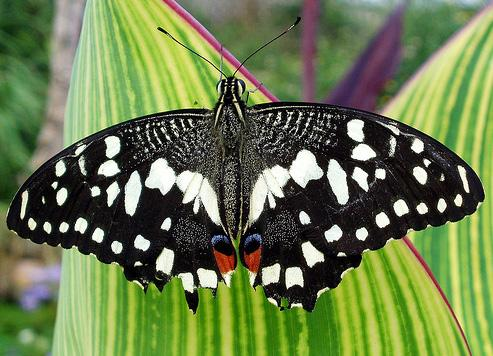
#> input picture semana_09_3_imagen_matriz_pixeles/python/data/imagen_test.jpg, 493 x 356 px, found by its file name
$ jupyter execute semana_09_3_imagen_matriz_pixeles.ipynb   (shell and % lines are left out)
#> lines starting #> are read from the running program, lines starting #| are printed output that depends on the picture; after the words box and inside, x2 and y2 are one past the last pixel; in counts of white or black regions, pixels touching at a corner belong together
[cell 1]
import cv2
import numpy as np
import matplotlib.pyplot as plt
from google.colab.patches import cv2_imshow

[cell 2]
# Cargar imagen
img = cv2.imread('imagen_test.jpg')
#> img is the input picture: shape (356, 493, 3); mean B, G, R 77.2, 123.6, 107

# Ver dimensiones (Alto, Ancho, Canales)
print(f"Dimensiones de la matriz: {img.shape}")
#| Dimensiones de la matriz: (356, 493, 3)
print(f"Valor del píxel en (0,0): {img[0, 0]}") # Muestra los valores [B, G, R]
#| Valor del píxel en (0,0): [47 88 50]

# Mostrar imagen original
cv2_imshow(img)

[cell 3]
# Separar canales BGR
b, g, r = cv2.split(img)
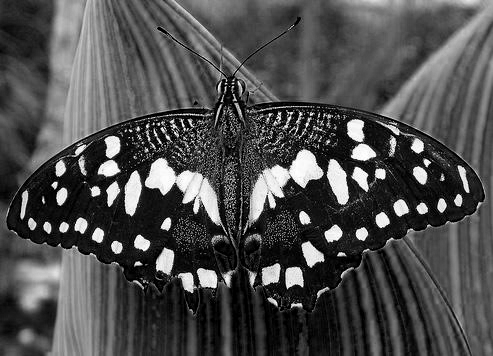
#> b: shape (356, 493); min 0, max 255, mean 77.2
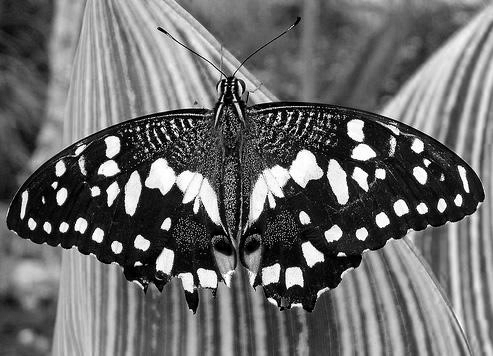
#> r: shape (356, 493); min 0, max 255, mean 107

# Convertir a HSV (Hue, Saturation, Value)
hsv = cv2.cvtColor(img, cv2.COLOR_BGR2HSV)
#> hsv: shape (356, 493, 3); mean H, S, V 56.2, 104.6, 127.3
h, s, v = cv2.split(hsv)
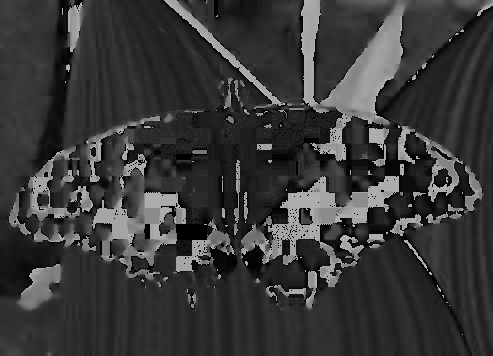
#> h: shape (356, 493); min 0, max 179, mean 56.2
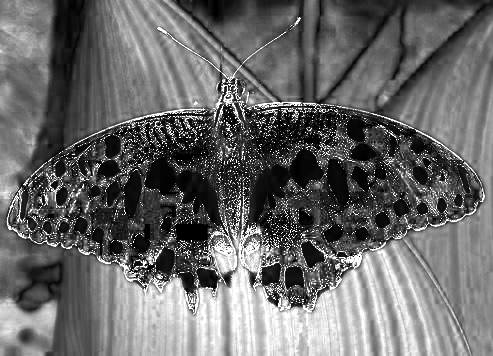
#> s: shape (356, 493); min 0, max 255, mean 104.6
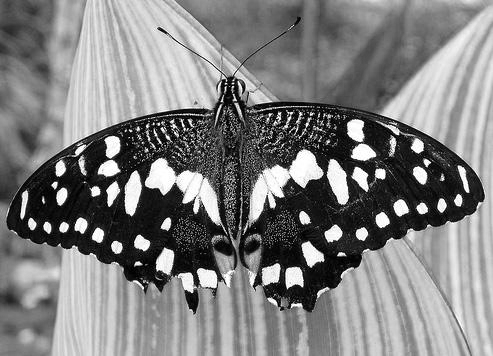
#> v: shape (356, 493); min 0, max 255, mean 127.3

# Visualizar con Matplotlib para comparar
plt.figure(figsize=(15, 5))
plt.subplot(1, 3, 1); plt.imshow(r, cmap='Reds'); plt.title('Canal Rojo')
plt.subplot(1, 3, 2); plt.imshow(g, cmap='Greens'); plt.title('Canal Verde')
plt.subplot(1, 3, 3); plt.imshow(b, cmap='Blues'); plt.title('Canal Azul')
plt.show()

[cell 4]
img_mod = img.copy()

# A. Cambiar color de un área rectangular (Azul en BGR: [255, 0, 0])
# Sintaxis: img[y1:y2, x1:x2]
img_mod[20:100, 20:150] = [255, 0, 0]
#> img_mod: shape (356, 493, 3); 5.93% of pixels changed, all inside (x1, y1, x2, y2) = (20, 20, 150, 100)

# B. Sustituir una región por otra (Copy-Paste)
region_interes = img[50:150, 200:300].copy()
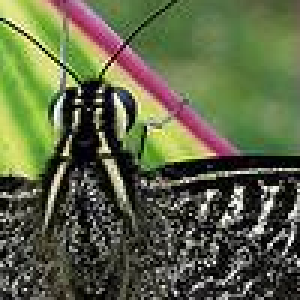
#> region_interes: shape (100, 100, 3) (shown 3 times larger); mean B, G, R 70.5, 101.8, 94.2
img_mod[150:250, 50:150] = region_interes
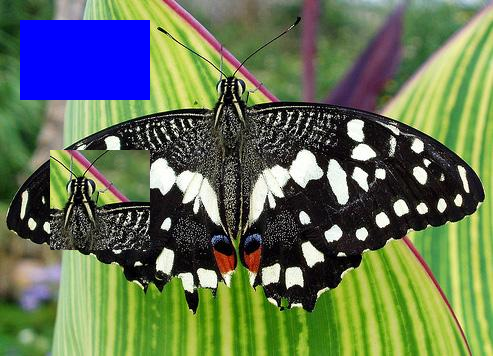
#> img_mod: shape (356, 493, 3); mean B, G, R 85.9, 115.3, 100.2

print("Imagen Modificada:")
cv2_imshow(img_mod)

[cell 5]
# Calcular histograma para cada canal
color = ('b', 'g', 'r')
plt.figure(figsize=(8, 5))

for i, col in enumerate(color):
    hist = cv2.calcHist([img], [i], None, [256], [0, 256])
    plt.plot(hist, color=col)
    plt.xlim([0, 256])

plt.title('Histograma de Colores')
plt.xlabel('Intensidad de Píxel')
plt.ylabel('Frecuencia')
plt.show()
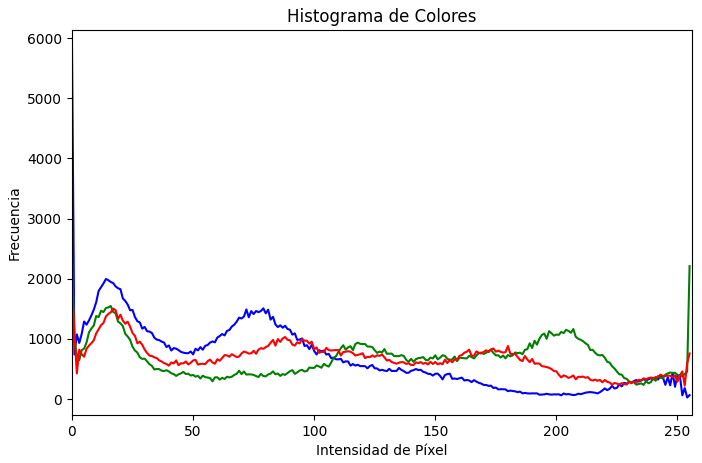
#> figure drawn by matplotlib, 1 panel; curve peaks at x = 0, y = 5844; curve peaks at x = 0, y = 2326; curve peaks at x = 0, y = 1893

[cell 6]
# Método A: Manual con NumPy
alpha = 1.5 # Contraste (1.0-3.0)
beta = 50   # Brillo (0-100)
img_manual = np.clip(alpha * img + beta, 0, 255).astype(np.uint8)
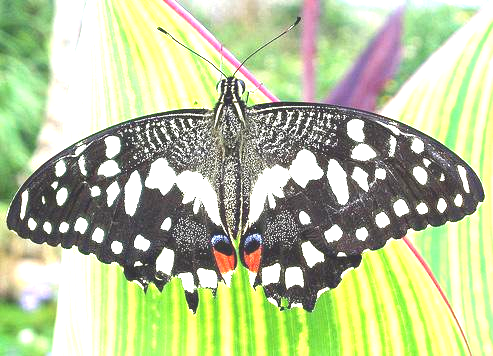
#> img_manual: shape (356, 493, 3); mean B, G, R 153.1, 195.8, 183.8

# Método B: OpenCV (Más eficiente)
img_cv2 = cv2.convertScaleAbs(img, alpha=alpha, beta=beta)

print("Comparativa: Original vs Ajustada")
cv2_imshow(np.hstack((img, img_cv2)))
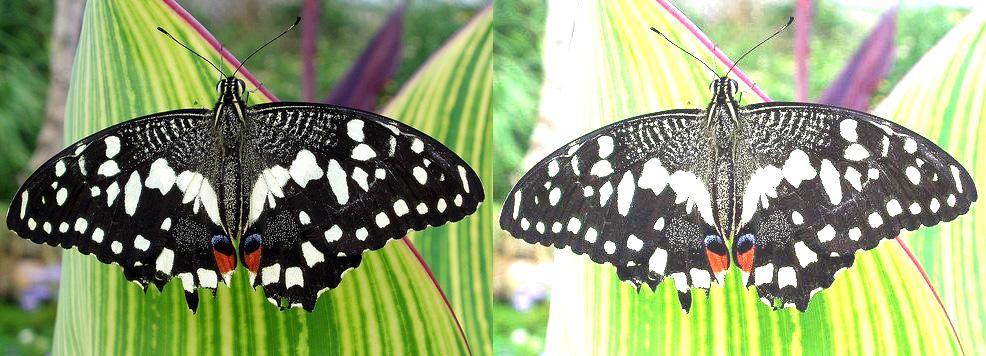
#> shown: shape (356, 986, 3); mean B, G, R 115.2, 159.7, 145.5

[cell 7]
from ipywidgets import interact, IntSlider

def ajustar_interactivo(brillo, contraste):
    # El contraste suele ser decimal, dividimos por 10
    c = contraste / 10.0
    ajustada = cv2.convertScaleAbs(img, alpha=c, beta=brillo)
    cv2_imshow(ajustada)

interact(ajustar_interactivo,
         brillo=IntSlider(min=-100, max=100, step=1, value=0),
         contraste=IntSlider(min=10, max=30, step=1, value=10))
#> the sliders are set to brillo = 0, contraste = 10
